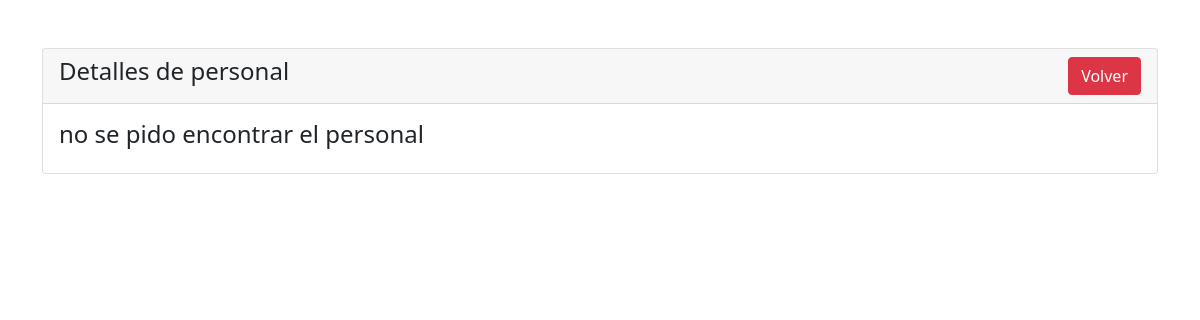
The page /personal-view.php?id=0 on the database as committed earlier.
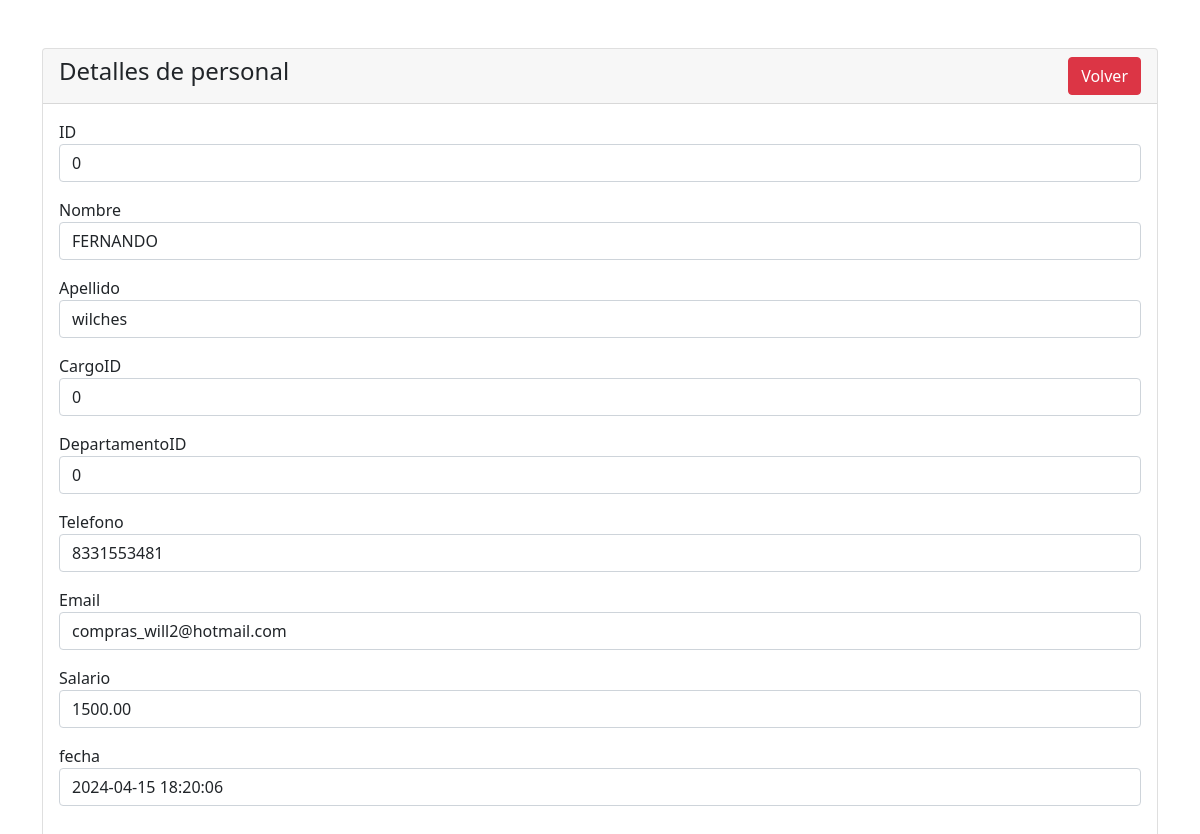
The same page on the database as committed later.
### tables this page shows
CREATE TABLE `personal_academico` (
  `ID` int(11) NOT NULL,
  `Nombre` varchar(50) NOT NULL,
  `Apellido` varchar(50) NOT NULL,
  `CargoID` int(11) NOT NULL,
  `DepartamentoID` int(11) NOT NULL,
  `Telefono` varchar(20) NOT NULL,
  `Email` varchar(100) NOT NULL,
  `fecha` timestamp NOT NULL DEFAULT current_timestamp() ON UPDATE current_timestamp(),
  `Salario` decimal(10,2) NOT NULL
);

### personal-view.php (the view, shortened to what this page needs)
<?php
require 'dbcon.php';
?>
<!doctype html>
<html lang="en">
<head>
    <link href="https://cdn.jsdelivr.net/npm/bootstrap@5.1.3/dist/css/bootstrap.min.css" rel="stylesheet">
</head>
<body>
    <div class="container mt-5">
        <div class="row">
            <div class="col-md-12">
                <div class="card">
                    <div class="card-header">
                        <h4>Detalles de personal
                            <a href="Personal_Academico.php" class="btn btn-danger float-end">Volver</a>
                        </h4>
                    </div>
                    <div class="card-body">
                        <?php
                        if (isset($_GET['id'])) {
                            $personal_id = mysqli_real_escape_string($con, $_GET['id']);
                            $query = "SELECT * FROM personal_academico WHERE id='$personal_id' ";
                            $query_run = mysqli_query($con, $query);
                            if (mysqli_num_rows($query_run) > 0) {
                                $personal = mysqli_fetch_array($query_run);
                        ?>
                                <div class="mb-3">
                                    <label>ID</label>
                                    <p class="form-control">
                                        <?= $personal['ID']; ?>
                                    </p>
                                </div>
                                <div class="mb-3">
                                    <label>Nombre</label>
                                    <p class="form-control">
                                        <?= $personal['Nombre']; ?>
                                    </p>
                                </div>
                                <div class="mb-3">
                                    <label>Apellido </label>
                                    <p class="form-control">
                                        <?= $personal['Apellido']; ?>
                                    </p>
                                </div>
                                <div class="mb-3">
                                    <label>CargoID</label>
                                    <p class="form-control">
                                        <?= $personal['CargoID']; ?>
                                    </p>
                                </div>
                                <div class="mb-3">
                                    <label>DepartamentoID</label>
                                    <p class="form-control">
                                        <?= $personal['DepartamentoID']; ?>
                                    </p>
                                </div>
                                <div class="mb-3">
                                    <label>Telefono</label>
                                    <p class="form-control">
                                        <?= $personal['Telefono']; ?>
                                    </p>
                                </div>
                                <div class="mb-3">
                                    <label>Email</label>
                                    <p class="form-control">
                                        <?= $personal['Email']; ?>
                                    </p>
                                </div>
                                <div class="mb-3">
                                    <label>Salario</label>
                                    <p class="form-control">
                                        <?= $personal['Salario']; ?>
                                    </p>
                                </div>
                                <div class="mb-3">
                                    <label>fecha</label>
                                    <p class="form-control">
                                        <?= $personal['fecha']; ?>
                                    </p>
                                </div>
                        <?php
                            } else {
                                echo "<h4>no se pido encontrar el personal</h4>";
                            }
                        }
                        ?>
                    </div>
                </div>
            </div>
        </div>
    </div>
</body>
</html>

Rows that differ between the two databases and show on the page:
added personal_academico: ID "0", Nombre "FERNANDO", Apellido "wilches", CargoID "0", DepartamentoID "0", Telefono "8331553481", Email "compras_will2@hotmail.com", Salario "1500.00", fecha "2024-04-15 18:20:06"
Other text that changed with them:
text no longer shown: "no se pido encontrar el personal"
text now shown: "ID Nombre Apellido CargoID DepartamentoID Telefono Email Salario fecha"
